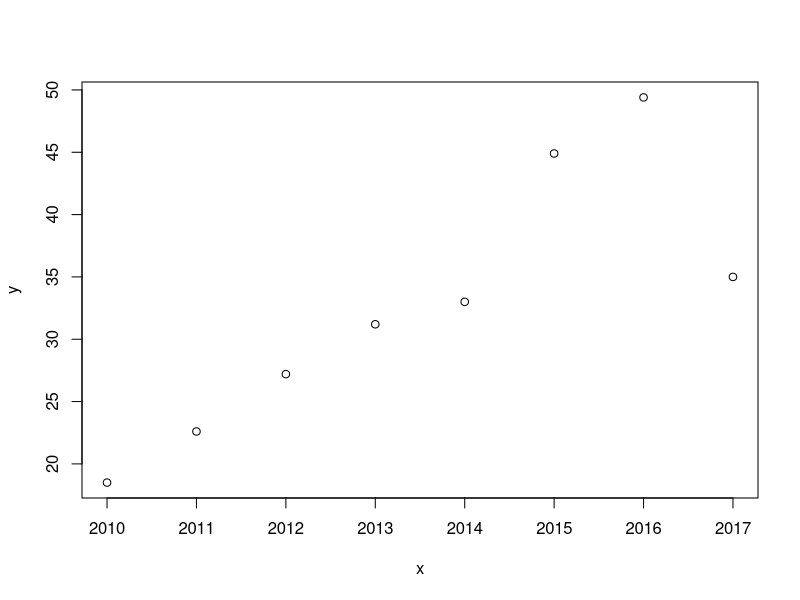

This chart was generated by the following R code:
# Ejm: Los siguientes datos corresponden a las ventas anuales de una compañía.
# x representa el año, y representa ventas.

x <- c(2010, 2011, 2012, 2013, 2014, 2015, 2016, 2017)
y <- c(18.5, 22.6, 27.2, 31.2, 33, 44.9, 49.4, 35)

# 1) Ajuste un modelo de R.L.S a los datos (con Y como variable dependiente)
# 2) Ajuste un modelo cuadrático a los datos (con Y como variable dependiente)
# 3) ¿Hay evidencia de un efecto cuadrático en la relación entre Y e X?. Responda con una P.H al nivel alpha = 0.10
# 4) Encuentre un I.C al 90% para beta_2.

# Solución. 1)

plot(x,y)
modelolineal <- lm(y~x)
summary(modelolineal)

# Se concluye que X sí influye sobre Y (tanto el test global (F) como el test individual (t) lo confirman). 
# R2adj=0.67.

# 2) Creamos un vector que contenga los valores de x al cuadrado.
xnueva <- c()
for (i in 1:length(x)) {
  xnueva[i] <- x[i]^2
}
x2 <- 

modelocuad <- lm(y~x+xnueva)
summary(modelocuad)

# El test global indica que al menos una de las variables regresoras es significativa, el test individual dice
# que tanto beta_1 como beta_2 no son significativos. Según la teoría, hay colinealidad. R2adj=0.69

# 3). Con el modelo grande, "modelocuad", creamos una P.H para un subgrupo de parámetros, la matriz A que 
# multiplica al vector beta es (0, 0, 1).

SSRes_0 <- (6.024)^2 * 6
SSRes <- 5.808^2 * 5
f <- ((SSRes_0-SSRes)/(6-5))/(SSRes/8-5)
f
# Comparo el valor del estadístico con el quantil 90 de una F(1,3)
qf(0.90, 1, 3)

# Como f < qf(0.90, 1, 3), no se rechaza la hipótesis nula, es decir, no hay evidencia suficiente para decir 
# que existe un efecto cuadrático de X sobre Y.

# Se concluye que el mejor modelo entre los planteados es el modelo lineal, pese a que tenga un R2adj menor.

# otra forma más rápida
datos <- data.frame(x,y)
modelonuevo <- lm(y~x+x*x, data = datos)
summary(modelonuevo)

# EJERCICIO. Ajustar un modelo con interacción entre regresoras. Los datos son:
x1 <- c(1, 1, -1, -1, 0, 0, 0, 0, 0, 1.5, -1.5)
x2 <- c(-1, 1, 1, -1, 0, 0, 0, 1.5, -1.5, 0, 0)
w <- c(83, 113, 92, 82, 100, 96, 98, 95, 80, 100, 92)

shapiro.test(w)
cor(data.frame(x1,x2))

# Este es el caso ideal para la regresión múltiple, y es que la v. regresoras tienen correlación lineal 0, y 
# la v. respuesta tiene dist. normal.
